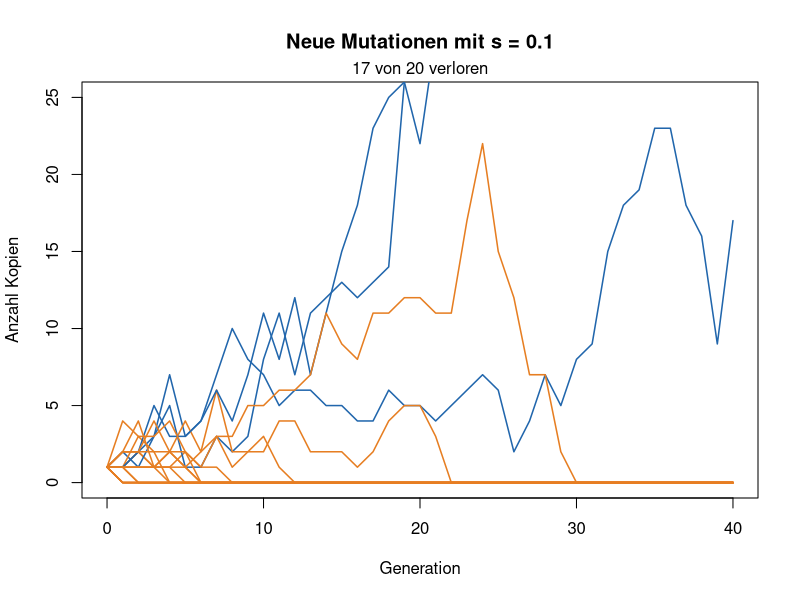
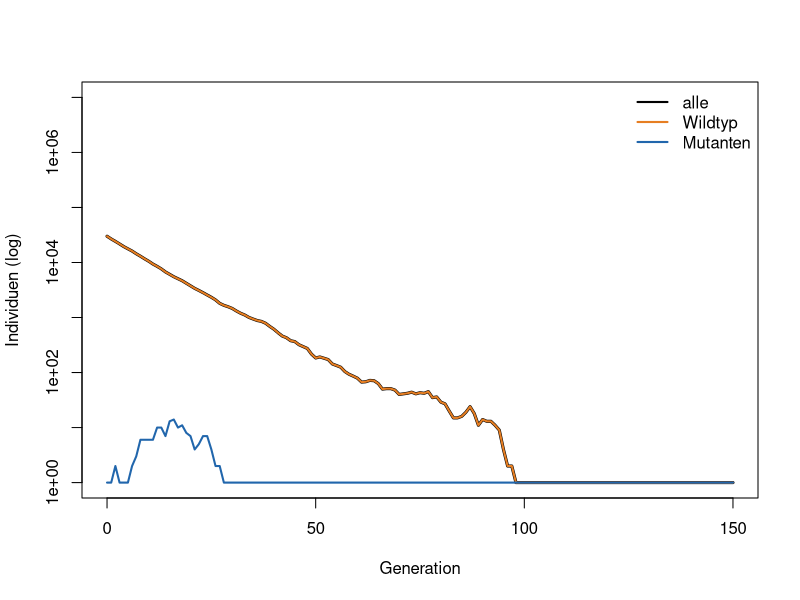
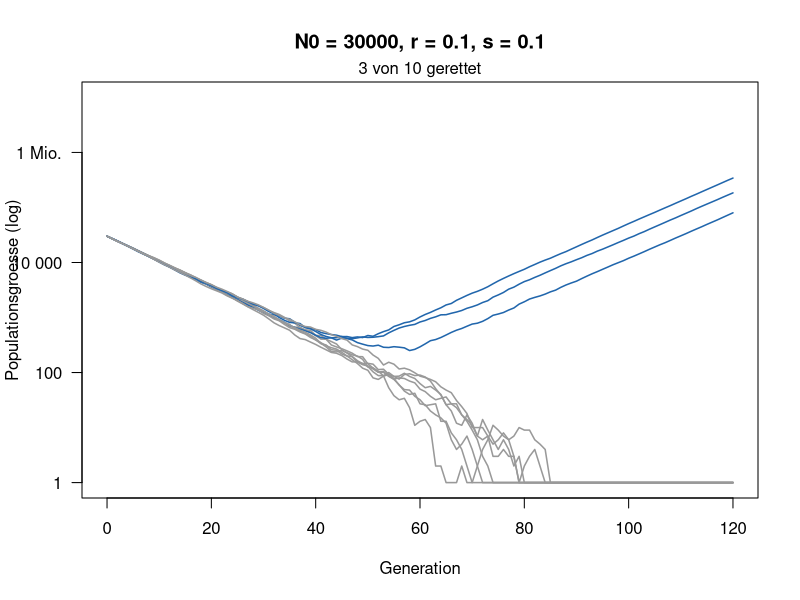
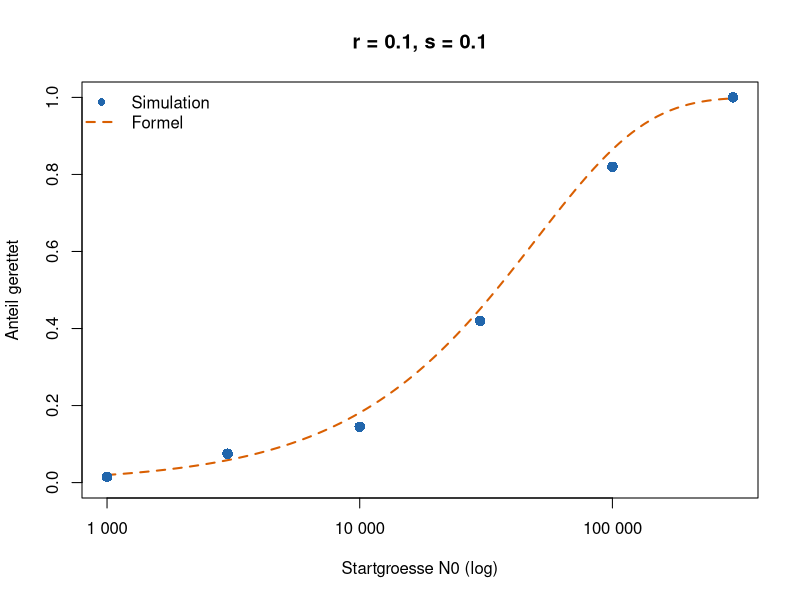
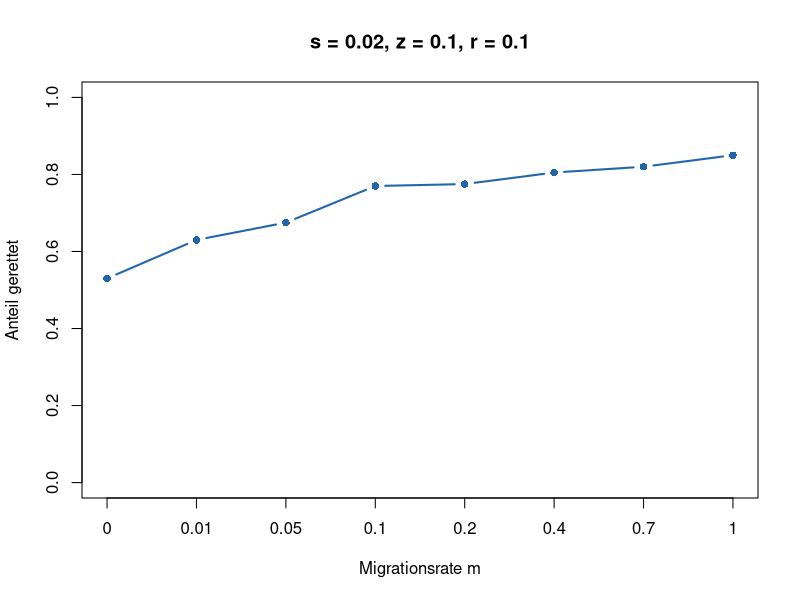
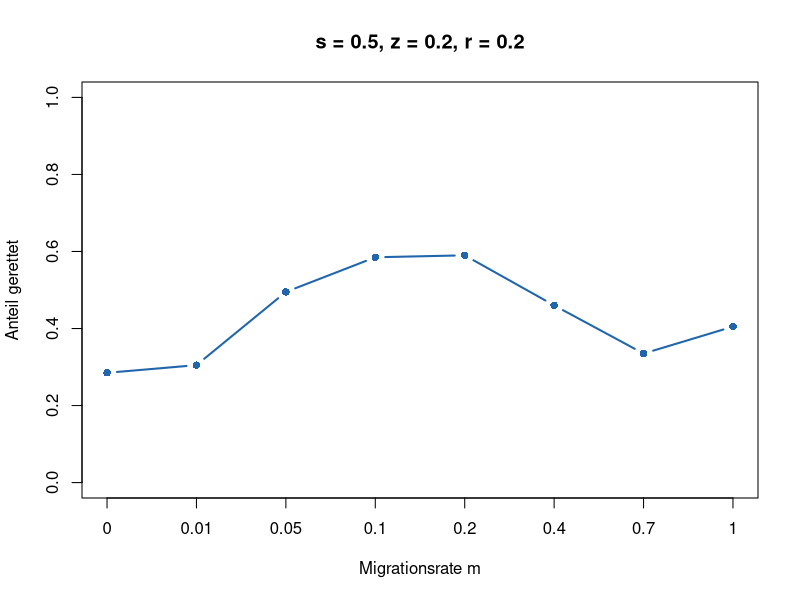

The R source for these figures, in order:
# Woche 10 - Notebook (nur R, base R)
# Mutation und Rettung: neue Mutationen, evolutionaere Rettung, Elefanten, zwei Orte
# In RStudio: Working Directory = weeks/week-10, dann Zeile fuer Zeile ausfuehren.
# Quarto: notebook.qmd. Knit ohne Quarto: notebook.Rmd.

# Eine neue Mutation beginnt mit einer Kopie. Auch wenn sie vorteilhaft ist, geht sie oft durch Zufall verloren. Heute simulieren Sie zuerst, wie oft sich eine solche Mutation etabliert. Danach schrumpft eine Population, weil die Umwelt schlecht wird (z. B. ein Antibiotikum). Kann eine resistente Mutation sie retten?
#
# Das Modell. Jedes Individuum hat eine zufaellige Zahl von Nachkommen:
#
# - Mutante (resistent): im Mittel 1 + s Nachkommen,
# - Wildtyp im neuen Stress: im Mittel 1 - r Nachkommen, die Population schrumpft also jede Generation um den Anteil r,
# - Jeder Wildtyp-Nachkomme ist mit Wahrscheinlichkeit U = 0.00001 eine neue Mutante.
#
# Die Abbildungen.
#
# - Teil 1: x-Achse Generation, y-Achse Anzahl Kopien einer Mutation. Blau: ueberlebt, orange: verloren.
# - Teil 3: x-Achse Generation, y-Achse Anzahl Individuen auf einer log-Skala (1, 10, 100, ...). Orange: Wildtyp, blau: Mutanten, schwarz: alle zusammen.
# - Teil 4: x-Achse Generation, y-Achse Populationsgroesse (log). Blau: gerettet, grau: ausgestorben.
# - Teil 5: x-Achse Startgroesse N0 (log), y-Achse Anteil geretteter Populationen. Blaue Punkte: Simulation, orange Linie: Formel.

# Auftrag
# 1. Verfolgen Sie einzelne neue Mutationen und schaetzen Sie, wie oft sie sich etablieren.
# 2. Lesen und starten Sie ein kleines Programm, das eine schrumpfende Population simuliert.
# 3. Schaetzen Sie mit vielen Laeufen, wie oft sie gerettet wird, vergleichen Sie mit der Formel und sagen Sie voraus, wie das von N_0 und r abhaengt.
# 4. Bonus: Hilft mehr Migration aus einer Zuflucht immer? Erst raten, dann simulieren.

# ===========================================================================
# 0 · Funktionen
# ===========================================================================
#
# Einfach ausfuehren.

# Eine Mutation ueber die Zeit: jede Kopie hat im Mittel 1 + s Nachkommen
linie <- function(s, generationen = 40) {
  n <- numeric(generationen + 1)
  n[1] <- 1
  for (t in seq_len(generationen)) n[t + 1] <- rpois(1, n[t] * (1 + s))
  n
}

zeige_linien <- function(s, anzahl = 20) {
  plot(NA, xlim = c(0, 40), ylim = c(0, 25), xlab = "Generation",
       ylab = "Anzahl Kopien", main = paste("Neue Mutationen mit s =", s))
  verloren <- 0
  for (i in seq_len(anzahl)) {
    n <- linie(s)
    weg <- n[41] == 0
    verloren <- verloren + weg
    lines(0:40, n, col = if (weg) "#e67e22" else "#2166ac", lwd = 1.5)
  }
  mtext(paste(verloren, "von", anzahl, "verloren"), side = 3, line = 0.2)
}

# 1 = etabliert (100 Kopien erreicht), 0 = verloren
schicksal <- function(s, grenze = 100) {
  n <- 1
  while (n > 0 && n < grenze) n <- rpois(1, n * (1 + s))
  as.numeric(n >= grenze)
}

schaetze_etablierung <- function(s, wiederholungen = 2000) {
  mean(replicate(wiederholungen, schicksal(s)))
}

# Eine schrumpfende Population: Wildtyp (1 - r), Mutanten (1 + s)
rettung_lauf <- function(N0, r, s, U = 1e-5, generationen = 120) {
  wt <- N0; mut <- 0
  N <- numeric(generationen + 1); N[1] <- N0
  for (t in seq_len(generationen)) {
    neu <- rbinom(1, wt, U)
    wt <- rpois(1, wt * (1 - r))
    mut <- min(rpois(1, mut * (1 + s)) + neu, 1e7)
    N[t + 1] <- wt + mut
  }
  N
}

zeige_rettung <- function(N0, r, s, anzahl = 10) {
  plot(NA, xlim = c(0, 120), ylim = c(1, 1e7), log = "y", xlab = "Generation",
       ylab = "Populationsgroesse (log)", yaxt = "n",
       main = paste0("N0 = ", N0, ", r = ", r, ", s = ", s))
  axis(2, at = 10^c(0, 2, 4, 6), labels = c("1", "100", "10 000", "1 Mio."), las = 1)
  gerettet <- 0
  for (i in seq_len(anzahl)) {
    N <- rettung_lauf(N0, r, s)
    ok <- N[121] > 0
    gerettet <- gerettet + ok
    lines(0:120, pmax(N, 1), col = if (ok) "#2166ac" else "grey60", lwd = 1.5)
  }
  mtext(paste(gerettet, "von", anzahl, "gerettet"), side = 3, line = 0.2)
}

# 1 = gerettet (1000 Mutanten), 0 = ausgestorben
rettung <- function(N0, r, s, U = 1e-5, grenze = 1000) {
  wt <- N0; mut <- 0
  repeat {
    neu <- rbinom(1, wt, U)
    wt <- rpois(1, wt * (1 - r))
    mut <- rpois(1, mut * (1 + s)) + neu
    if (mut >= grenze) return(1)
    if (wt + mut == 0) return(0)
  }
}

schaetze_rettung <- function(N0, r, s, wiederholungen = 300) {
  mean(replicate(wiederholungen, rettung(N0, r, s)))
}

# Naeherung (Orr & Unckless 2014)
formel <- function(N0, r, s, U = 1e-5) round(1 - exp(-2 * N0 * U * s / r), 2)
# Simulation (Punkte) und Formel (Linie) fuer viele Startgroessen
vergleiche_rettung <- function(r, s, N0_werte = c(1e3, 3e3, 1e4, 3e4, 1e5, 3e5),
                               wiederholungen = 200, U = 1e-5) {
  sim <- sapply(N0_werte, function(N0) schaetze_rettung(N0, r, s, wiederholungen))
  N0_fein <- 10^seq(log10(min(N0_werte)), log10(max(N0_werte)), length.out = 100)
  plot(N0_fein, 1 - exp(-2 * N0_fein * U * s / r), type = "l", lwd = 2, lty = 2,
       col = "#d95f02", log = "x", ylim = c(0, 1), xlab = "Startgroesse N0 (log)",
       ylab = "Anteil gerettet", main = paste0("r = ", r, ", s = ", s), xaxt = "n")
  axis(1, at = c(1e3, 1e4, 1e5), labels = c("1 000", "10 000", "100 000"))
  points(N0_werte, sim, pch = 16, cex = 1.4, col = "#2166ac")
  legend("topleft", c("Simulation", "Formel"), col = c("#2166ac", "#d95f02"),
         pch = c(16, NA), lty = c(NA, 2), lwd = 2, bty = "n")
  invisible(data.frame(N0 = N0_werte, simulation = sim))
}

# ===========================================================================
# 1 · Eine neue Mutation
# ===========================================================================
#
# 20 neue Mutationen, jede startet mit einer Kopie und hat den Vorteil s = 0.1.

zeige_linien(s = 0.1)   # hier s aendern

# Aufgabe A
# 1. Wie viele der 20 Mutationen gehen verloren? Fuehren Sie den Block mehrmals aus.
# 2. Probieren Sie s = 0 und s = 0.3. Was aendert sich?
# 3. Warum geht eine vorteilhafte Mutation ueberhaupt verloren?

# ===========================================================================
# 2 · Wie oft etabliert sie sich?
# ===========================================================================
#
# schaetze_etablierung(s) simuliert 2000 neue Mutationen und gibt den Anteil zurueck, der sich etabliert (100 Kopien erreicht). Der Verzweigungsprozess aus der Vorlesung gibt im Spielzeugmodell 2s/(1+s), die Faustregel etwa 2s.

schaetze_etablierung(s = 0.1)   # hier s aendern
2 * 0.1                         # Faustregel
2 * 0.1 / (1 + 0.1)             # Verzweigungsprozess, Spielzeugmodell

# Aufgabe B
# Fuellen Sie die Tabelle aus:
#
# | s | Simulation | 2s/(1+s) | Faustregel 2s |
# |---|---|---|---|
# | 0.02 |  |  |  |
# | 0.05 |  |  |  |
# | 0.1 |  |  |  |
# | 0.2 |  |  |  |
#
# Wann passt die Faustregel gut, wann weniger? Warum liegt die Simulation naeher bei 2s/(1+s)?

# ===========================================================================
# 3 · Ein Programm fuer Rettung
# ===========================================================================
#
# Jetzt schreiben wir das Modell selbst aus. Das ganze Programm hat drei Teile:
#
# 1. Zustand: Wie viele Wildtypen (wt) und wie viele Mutanten (mut) gibt es?
# 2. Eine Generation: neue Mutanten ziehen, dann Nachkommen ziehen.
# 3. Schleife: die Generation viele Male wiederholen.
#
# Neu ist rpois(1, mittel): eine zufaellige ganze Zahl mit Mittelwert mittel. Wir brauchen sie fuer die Zahl der Nachkommen einer ganzen Gruppe. Bei 1000 Wildtypen und r = 0.1 ist rpois(1, 900) etwa 900, aber nicht genau. rbinom kennen Sie aus Woche 9: Von wt Nachkommen ist jeder mit Wahrscheinlichkeit U ein Mutant.

N0 <- 30000   # Startgroesse
r  <- 0.1     # Rueckgang des Wildtyps pro Generation
s  <- 0.1     # Vorteil der Mutante
U  <- 1e-5    # Mutationsrate
generationen <- 150

# 1. Zustand: ein Platz pro Generation
wt  <- numeric(generationen + 1)
mut <- numeric(generationen + 1)
wt[1]  <- N0
mut[1] <- 0

# 2. und 3.: eine Generation, viele Male
for (t in 1:generationen) {
  neu        <- rbinom(1, wt[t], U)                # neue Mutanten unter den Wildtypen
  wt[t + 1]  <- rpois(1, wt[t] * (1 - r))          # Wildtyp: im Mittel 1 - r Nachkommen
  mut[t + 1] <- rpois(1, mut[t] * (1 + s)) + neu   # Mutanten: im Mittel 1 + s Nachkommen
}

plot(0:generationen, pmax(wt + mut, 1), type = "l", lwd = 3, log = "y",
     xlab = "Generation", ylab = "Individuen (log)", ylim = c(1, 1e7))
lines(0:generationen, pmax(wt, 1),  col = "#e67e22", lwd = 2)
lines(0:generationen, pmax(mut, 1), col = "#2166ac", lwd = 2)
legend("topright", c("alle", "Wildtyp", "Mutanten"), col = c("black", "#e67e22", "#2166ac"),
       lwd = 2, bty = "n")

which(mut > 0)[1] - 1   # in welcher Generation gibt es zum ersten Mal Mutanten?

# Aufgabe C
# 1. Fuehren Sie den Block mehrmals aus. Wann entsteht die erste Mutante? Wird die Population jedes Mal gerettet?
# 2. Suchen Sie in einer geretteten Population die U-Kurve. Wer schrumpft, wer waechst?
# 3. Setzen Sie U <- 0. Was passiert, und warum?
# 4. Manchmal entsteht eine Mutante und verschwindet wieder. Woran sieht man das in der Abbildung?

# --- Von einem Lauf zur Wahrscheinlichkeit ---
#
# Ein Lauf sagt nur: gerettet oder nicht. Um eine Wahrscheinlichkeit zu schaetzen, packen wir das Programm in eine Funktion und lassen sie viele Male laufen. Die Schleife laeuft jetzt so lange, bis die Population ausgestorben ist oder 1000 Mutanten hat (while: "solange").

ein_lauf <- function(N0, r, s, U = 1e-5) {
  wt <- N0
  mut <- 0
  while (wt + mut > 0 && mut < 1000) {   # solange nicht ausgestorben und nicht gerettet
    neu <- rbinom(1, wt, U)
    wt  <- rpois(1, wt * (1 - r))
    mut <- rpois(1, mut * (1 + s)) + neu
  }
  as.numeric(mut >= 1000)   # 1 = gerettet, 0 = ausgestorben
}

ergebnisse <- replicate(200, ein_lauf(N0 = 30000, r = 0.1, s = 0.1))
sum(ergebnisse)    # wie viele von 200 gerettet?
mean(ergebnisse)   # Anteil: Schaetzung der Wahrscheinlichkeit

# Das ist das ganze Rezept jeder solchen Simulation: Zustand, eine Generation, Schleife, Abbruch, viele Wiederholungen.

# ===========================================================================
# 4 · Viele Laeufe ansehen
# ===========================================================================
#
# Eine Population mit N_0 = 30\,000 Individuen geraet in Stress und schrumpft jede Generation um r = 10\,\%. Resistente Mutanten haben den Vorteil s = 0.1. Die Abbildung zeigt 10 Wiederholungen.

zeige_rettung(N0 = 30000, r = 0.1, s = 0.1)   # hier N0 oder r aendern

# Aufgabe D
# 1. Beschreiben Sie eine blaue Kurve: Was passiert zuerst, was danach?
# 2. Probieren Sie N_0 = 3000 und N_0 = 300\,000. Was aendert sich?
# 3. Probieren Sie r = 0.3 (mit N_0 = 30\,000). Was aendert sich?

# ===========================================================================
# 5 · Simulation und Formel
# ===========================================================================
#
# Jetzt vergleichen wir die Simulation mit der Formel aus der Vorlesung, P ~ 1 - exp(-2 N0 U s / r). vergleiche_rettung simuliert fuer sechs Startgroessen je 200 Populationen (Punkte) und zeichnet die Formel dazu (Linie). Das dauert ein paar Sekunden.

set.seed(1)
vergleiche_rettung(r = 0.1, s = 0.1)   # hier r oder s aendern

# Aufgabe E
# 1. Wo trifft die Formel die Simulation gut, wo weniger?
# 2. Erst raten, dann rechnen: Was passiert mit der Kurve, wenn die Population doppelt so schnell schrumpft (r = 0.2)? Notieren Sie Ihre Vermutung, dann lassen Sie den Block laufen.
# 3. Und wenn die Mutante nur halb so viel Vorteil hat (s = 0.05, r = 0.1)? Vergleichen Sie mit Ihrer Antwort auf 2.
# 4. Ab welchem N_0 wird etwa die Haelfte gerettet? Lesen Sie es ab.
# 5. Was bedeutet das fuer Bakterien unter Antibiotika (Milliarden Zellen) und fuer eine bedrohte Art mit wenigen hundert Tieren?

# ===========================================================================
# 6 · Bonus: Ueberraschung mit zwei Orten
# ===========================================================================
#
# Tomasini & Peischl (2020): Zwei Orte tauschen Individuen aus. Ort 1 wird sofort schlecht, Ort 2 ist zuerst eine Zuflucht und wird erst nach \theta = 100 Generationen schlecht.
#
# - Wildtyp im schlechten Ort: im Mittel 1 - r Nachkommen. In der Zuflucht bleibt er bei K = 5000.
# - Mutante im schlechten Ort: 1 + z. In der Zuflucht hat sie Kosten: 1 - s.
# - Jede Generation wechselt ein Anteil m/2 jedes Ortes zum anderen Ort.
# - Gerettet, sobald es irgendwo 500 Mutanten gibt.
#
# Erst raten: Hilft mehr Migration aus einer Zuflucht immer? Notieren Sie Ihre Vermutung, bevor Sie die Bloecke laufen lassen.
#
# Das Programm ist dasselbe Rezept wie in Teil 3, nur sind wt und mut jetzt Vektoren mit zwei Eintraegen (Ort 1, Ort 2), und nach den Nachkommen kommt ein dritter Schritt: Migration.

zwei_orte <- function(m, s, z, r, K = 5000, theta = 100, U = 2e-5, grenze = 500) {
  wt  <- c(K, K)   # Wildtyp in Ort 1 und Ort 2
  mut <- c(0, 0)   # Mutanten in Ort 1 und Ort 2
  for (t in 1:1000) {
    schlecht <- c(TRUE, t > theta)
    wt  <- rpois(2, wt * ifelse(schlecht, 1 - r, 1))
    if (!schlecht[2]) wt[2] <- K                  # Zuflucht bleibt voll
    neu <- rbinom(2, wt, U)                       # neue Mutanten
    mut <- rpois(2, mut * ifelse(schlecht, 1 + z, 1 - s)) + neu
    weg_wt  <- rbinom(2, wt,  m / 2)              # Migration
    weg_mut <- rbinom(2, mut, m / 2)
    wt  <- wt  - weg_wt  + rev(weg_wt)
    mut <- mut - weg_mut + rev(weg_mut)
    if (sum(mut) >= grenze) return(1)             # gerettet
    if (sum(wt) + sum(mut) == 0) return(0)        # ausgestorben
  }
  0
}

zeige_migration <- function(s, z, r, wiederholungen = 200) {
  m_werte <- c(0, 0.01, 0.05, 0.1, 0.2, 0.4, 0.7, 1)
  p <- sapply(m_werte, function(m) mean(replicate(wiederholungen, zwei_orte(m, s, z, r))))
  plot(seq_along(m_werte), p, type = "b", pch = 16, lwd = 2, col = "#2166ac",
       ylim = c(0, 1), xaxt = "n", xlab = "Migrationsrate m", ylab = "Anteil gerettet",
       main = paste0("s = ", s, ", z = ", z, ", r = ", r))
  axis(1, at = seq_along(m_werte), labels = m_werte)
  invisible(data.frame(m = m_werte, gerettet = p))
}

# Jeder Punkt: 200 Populationen bei einer Migrationsrate.

set.seed(1)
zeige_migration(s = 0.02, z = 0.1, r = 0.1)   # billige Mutante

set.seed(1)
zeige_migration(s = 0.5, z = 0.2, r = 0.2)    # teure Mutante: bitte s aendern

# Aufgabe F (Bonus)
# 1. Billige Mutante (s = 0.02): Hilft Migration? Wie viel mehr Populationen werden gerettet als ohne Migration (m = 0)?
# 2. Teure Mutante (s = 0.5): Bei welcher Migrationsrate ist Rettung am wahrscheinlichsten? Was passiert bei sehr viel Migration?
# 3. Erklaeren Sie den Unterschied mit dem Wort gene swamping: Wo landen die Mutanten bei viel Migration, und was passiert dort mit ihnen?
# 4. Pruefen Sie die Bedingung aus der Vorlesung, s/z < r\,\theta, fuer beide Faelle (\theta = 100). Was sagt sie, was sagt sie nicht?
